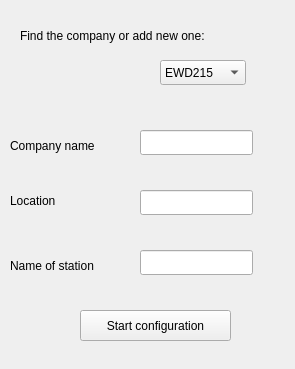
<?xml version="1.0" encoding="UTF-8"?>
<ui version="4.0">
 <class>Form</class>
 <widget class="QWidget" name="Form">
  <property name="geometry">
   <rect>
    <x>0</x>
    <y>0</y>
    <width>295</width>
    <height>369</height>
   </rect>
  </property>
  <property name="windowTitle">
   <string>Form</string>
  </property>
  <widget class="QLineEdit" name="lineEdit">
   <property name="geometry">
    <rect>
     <x>140</x>
     <y>130</y>
     <width>113</width>
     <height>25</height>
    </rect>
   </property>
  </widget>
  <widget class="QLineEdit" name="lineEdit_2">
   <property name="geometry">
    <rect>
     <x>140</x>
     <y>190</y>
     <width>113</width>
     <height>25</height>
    </rect>
   </property>
  </widget>
  <widget class="QLabel" name="label">
   <property name="geometry">
    <rect>
     <x>10</x>
     <y>130</y>
     <width>111</width>
     <height>31</height>
    </rect>
   </property>
   <property name="text">
    <string>Company name</string>
   </property>
  </widget>
  <widget class="QLabel" name="label_2">
   <property name="geometry">
    <rect>
     <x>10</x>
     <y>190</y>
     <width>61</width>
     <height>21</height>
    </rect>
   </property>
   <property name="text">
    <string>Location</string>
   </property>
  </widget>
  <widget class="QLabel" name="label_3">
   <property name="geometry">
    <rect>
     <x>10</x>
     <y>250</y>
     <width>121</width>
     <height>31</height>
    </rect>
   </property>
   <property name="text">
    <string>Name of station</string>
   </property>
  </widget>
  <widget class="QLineEdit" name="lineEdit_3">
   <property name="geometry">
    <rect>
     <x>140</x>
     <y>250</y>
     <width>113</width>
     <height>25</height>
    </rect>
   </property>
  </widget>
  <widget class="QComboBox" name="comboBox">
   <property name="geometry">
    <rect>
     <x>160</x>
     <y>60</y>
     <width>86</width>
     <height>25</height>
    </rect>
   </property>
   <item>
    <property name="text">
     <string>EWD215</string>
    </property>
   </item>
  </widget>
  <widget class="QLabel" name="label_4">
   <property name="geometry">
    <rect>
     <x>20</x>
     <y>20</y>
     <width>251</width>
     <height>31</height>
    </rect>
   </property>
   <property name="text">
    <string>Find the company or add new one:</string>
   </property>
  </widget>
  <widget class="QPushButton" name="pushButton">
   <property name="geometry">
    <rect>
     <x>80</x>
     <y>310</y>
     <width>151</width>
     <height>31</height>
    </rect>
   </property>
   <property name="text">
    <string>Start configuration</string>
   </property>
  </widget>
 </widget>
 <resources/>
 <connections/>
</ui>
